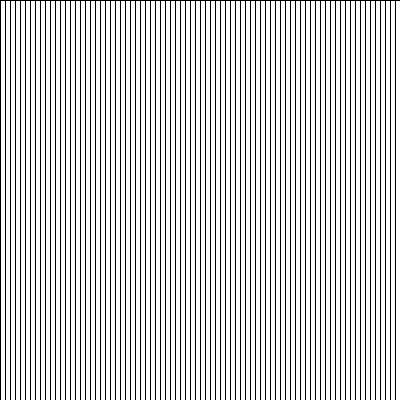
Frame 1 (no input)
Frame 60 (the mouse pressed at the canvas centre just before this capture): identical to frame 1, image omitted
Frame 120 (the mouse held since frame 60 and released just before this capture): identical to frame 1, image omitted

The Processing sketch that drew this single still picture (run headless with seeded random() and noise(); from frame 60 on, the mouse is pressed at the canvas centre):

// Processing sketch: lines
// ── lines.pde
int x= 0;

void setup() {
  size(400, 400);
}

void draw() {
  while (x<width) {
    rect(x, 0, 10, height);
    x=x+5;
  }
}
